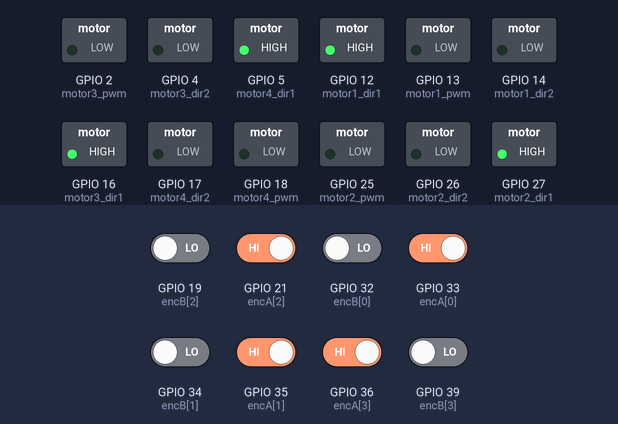
A sketch run on a simulated ESP32. Parts: switched loads named in the sketch (green lamp = pin HIGH). Inputs (shaded band) come from the test bench; at power-on: GPIO 21 (encA[2]), GPIO 33 (encA[0]), GPIO 35 (encA[1]), GPIO 36 (encA[3]) HIGH, GPIO 19 (encB[2]), GPIO 32 (encB[0]), GPIO 34 (encB[1]), GPIO 39 (encB[3]) LOW.

Above: at 1.2 s.
1.3 s: GPIO 21 (encA[2]) driven LOW
At 2.7 s:
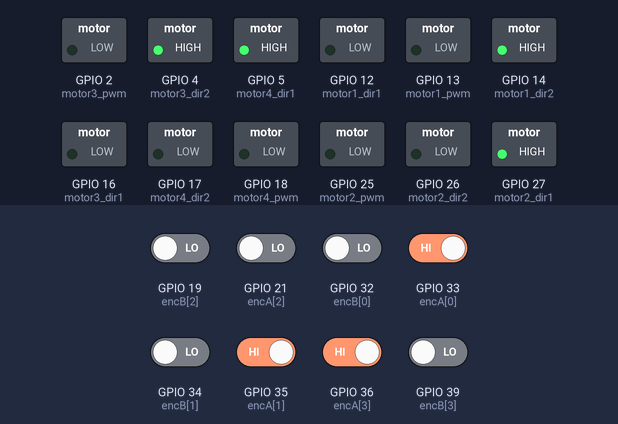
3.0 s: GPIO 33 (encA[0]) driven LOW
At 3.15 s:
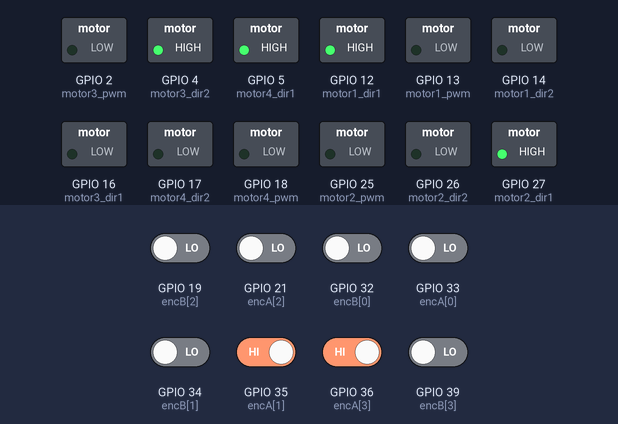
4.7 s: GPIO 35 (encA[1]) driven LOW
At 5.5 s:
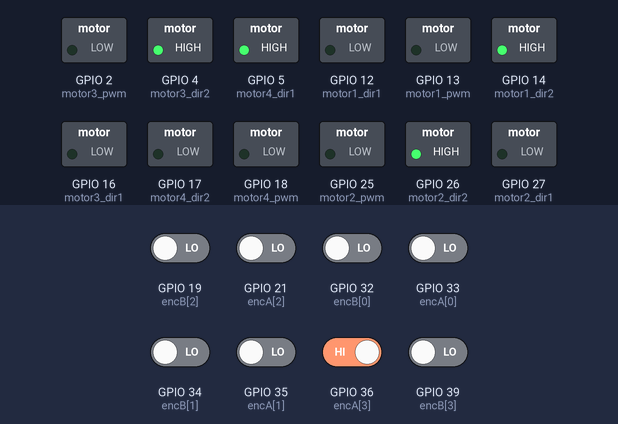
6.4 s: GPIO 36 (encA[3]) driven LOW
At 7.8 s:
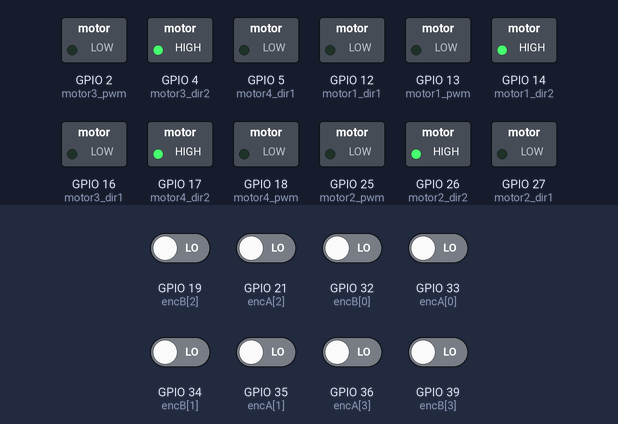
8.1 s: GPIO 21 (encA[2]) driven HIGH
At 9.3 s:
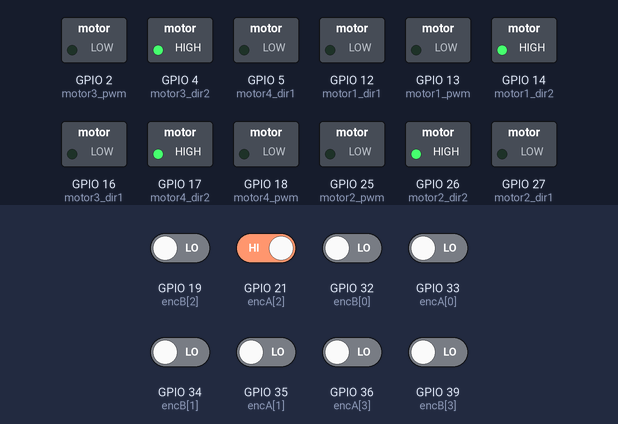
9.7 s: GPIO 33 (encA[0]) driven HIGH
At 21.9 s:
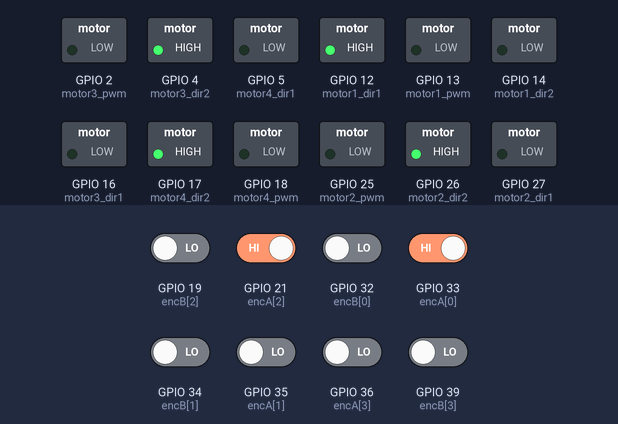
Timing chart, 0 to 24.8 s (numbered marks = the images above; inputs shaded):
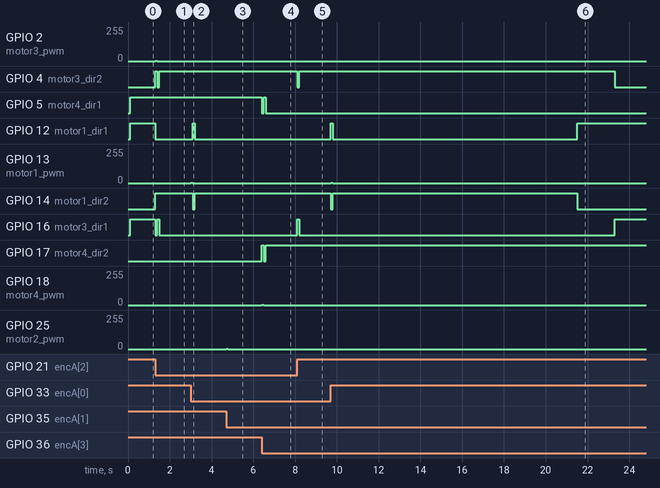

Measured:
- after the input at 1.3 s, GPIO 2 (motor3_pwm): 0/255 → 1/255 at once, → 0/255 0.10 s later; GPIO 4 (motor3_dir2): LOW → HIGH at once, → LOW 0.10 s later, → HIGH 0.10 s later; GPIO 12 (motor1_dir1): HIGH → LOW at once; GPIO 14 (motor1_dir2): LOW → HIGH at once; GPIO 16 (motor3_dir1): HIGH → LOW at once, → HIGH 0.10 s later, → LOW 0.10 s later
- after the input at 3.0 s, GPIO 12 (motor1_dir1): LOW → HIGH after 0.10 s, → LOW 0.10 s later; GPIO 13 (motor1_pwm): 0/255 → 1/255 at once, → 0/255 0.10 s later; GPIO 14 (motor1_dir2): HIGH → LOW after 0.10 s, → HIGH 0.10 s later
- after the input at 4.7 s, GPIO 25 (motor2_pwm): 0/255 → 1/255 at once, → 0/255 0.10 s later; GPIO 26 (motor2_dir2): LOW → HIGH at once, → LOW 0.10 s later, → HIGH 0.10 s later; GPIO 27 (motor2_dir1): HIGH → LOW at once, → HIGH 0.10 s later, → LOW 0.10 s later
- after the input at 6.4 s, GPIO 5 (motor4_dir1): HIGH → LOW at once, → HIGH 0.10 s later, → LOW 0.10 s later; GPIO 17 (motor4_dir2): LOW → HIGH at once, → LOW 0.10 s later, → HIGH 0.10 s later; GPIO 18 (motor4_pwm): 0/255 → 1/255 at once, → 0/255 0.10 s later
- after the input at 8.1 s, GPIO 4 (motor3_dir2): HIGH → LOW at once, → HIGH 0.10 s later; GPIO 16 (motor3_dir1): LOW → HIGH at once, → LOW 0.10 s later
- after the input at 9.7 s, GPIO 4 (motor3_dir2): HIGH → LOW after 13.6 s; GPIO 12 (motor1_dir1): LOW → HIGH at once, → LOW 0.10 s later, → HIGH 11.7 s later; GPIO 13 (motor1_pwm): 0/255 → 1/255 at once, → 0/255 0.10 s later; GPIO 14 (motor1_dir2): HIGH → LOW at once, → HIGH 0.10 s later, → LOW 11.7 s later; GPIO 16 (motor3_dir1): LOW → HIGH after 13.6 s

The sketch:

Campos_potenciales.ino
```cpp
#define NUM_LECTURAS 1799
int motor1_pwm = 13;  // PWM para motor 1
int motor1_dir1 = 12; // Dirección motor 1
int motor1_dir2 = 14; // Dirección motor 1

int motor2_pwm = 25;  // PWM para motor 2
int motor2_dir1 = 27; // Dirección motor 2
int motor2_dir2 = 26; // Dirección motor 2

int motor3_pwm = 2;  // PWM para motor 4
int motor3_dir1 = 16; // Dirección motor 4
int motor3_dir2 = 4; // Dirección motor 4

int motor4_pwm = 18;  // PWM para motor 3
int motor4_dir1 = 5; // Dirección motor 3
int motor4_dir2 = 17; // Dirección motor 3

// Parámetros del robot
const float CPR = 22.0;  // Pulsos por revolución
const float r = 0.04;         // Radio de rueda (m)
const float l = 0.0485; //0.0475 //0.0485
const float b = 0.115; //0.1125 //0.115
const float L = l + b;
const float k = 1;          // Ganancia proporcional

// Estado actual
float x = 0, y = 0, theta = 0;
float Vx = 0;
float Vy = 0;
float Wz = 0;

float w_r[4] = {0, 0, 0, 0};  // Velocidades actuales de ruedas
float w_d[4] = {0, 0, 0, 0};
float rpm[4] = {0, 0, 0, 0};
float pwmL[4] = {0, 0, 0, 0};

// Referencia
float xd = 0.0, yd = 0.0, thetad = 0;

// Variables de tiempo
unsigned long lastTime = 0;
unsigned long startTime;

// ----- PID por rueda -----
float Kp = 1, Ki = 0.3, Kd = 0.05; //1 0.3 0.05

float e[4] = {0, 0, 0, 0};
float e_prev[4] = {0, 0, 0, 0};
float e_int[4] = {0, 0, 0, 0};
float control_signal[4] = {0, 0, 0, 0};

// ----- Campos potenciales -----
float Katrac = 0.5;
float Krep = 0.00097;
float Fatracx, Fatracy;
float Qd = 1;
float Frepx, Frepy=0;
float xs[NUM_LECTURAS], ys[NUM_LECTURAS], dist[NUM_LECTURAS];
int num_lecturas_recibidas = 0;

// ----- Encoder -----
const int encA[4] = {33, 35, 21, 36}; // Pines canal A
const int encB[4] = {32, 34, 19, 39}; // Pines canal B

volatile long encoderCount[4] = {0, 0, 0, 0}; // Conteo total
static long countsPrev[4] = {0, 0, 0, 0};


void IRAM_ATTR encoderISR0() {
  bool A = digitalRead(encA[0]);
  bool B = digitalRead(encB[0]);

  if (A == B)
    encoderCount[0]++;
  else
    encoderCount[0]--;
}
void IRAM_ATTR encoderISR1() {
  bool A = digitalRead(encA[1]);
  bool B = digitalRead(encB[1]);

  if (A == B)
    encoderCount[1]++;
  else
    encoderCount[1]--;
}
void IRAM_ATTR encoderISR2() {
  bool A = digitalRead(encA[2]);
  bool B = digitalRead(encB[2]);

  if (A == B)
    encoderCount[2]++;
  else
    encoderCount[2]--;
}
void IRAM_ATTR encoderISR3() {
  bool A = digitalRead(encA[3]);
  bool B = digitalRead(encB[3]);

  if (A == B)
    encoderCount[3]++;
  else
    encoderCount[3]--;
}

void motorWrite(int motorIndex, float pwmValue) {
  int pwm = constrain(abs(pwmValue), 0, 190);  // Limita PWM entre 0 y 255

  switch (motorIndex) {
    case 0: // Motor 1
      if (pwmValue >= 0) {
        digitalWrite(motor1_dir1, HIGH);
        digitalWrite(motor1_dir2, LOW);
      } else {
        digitalWrite(motor1_dir1, LOW);
        digitalWrite(motor1_dir2, HIGH);
      }
      analogWrite(motor1_pwm, pwm);
      break;

    case 1: // Motor 2
      if (pwmValue >= 0) {
        digitalWrite(motor2_dir1, HIGH);
        digitalWrite(motor2_dir2, LOW);
      } else {
        digitalWrite(motor2_dir1, LOW);
        digitalWrite(motor2_dir2, HIGH);
      }
      analogWrite(motor2_pwm, pwm);
      break;

    case 2: // Motor 3
      if (pwmValue >= 0) {
        digitalWrite(motor3_dir1, HIGH);
        digitalWrite(motor3_dir2, LOW);
      } else {
        digitalWrite(motor3_dir1, LOW);
        digitalWrite(motor3_dir2, HIGH);
      }
      analogWrite(motor3_pwm, pwm);
      break;

    case 3: // Motor 4
      if (pwmValue >= 0) {
        digitalWrite(motor4_dir1, HIGH);
        digitalWrite(motor4_dir2, LOW);
      } else {
        digitalWrite(motor4_dir1, LOW);
        digitalWrite(motor4_dir2, HIGH);
      }
      analogWrite(motor4_pwm, pwm);
      break;
  }
}

void C_atractivo(){
  float d = sqrt(pow((x - xd), 2) + pow((y - yd), 2));
  if(d<Qd){
    Fatracx = -Katrac * (x - xd);
    Fatracy = -Katrac * (y - yd);
  }else{
    Fatracx = (Qd *(-Katrac) * (x - xd))/d;
    Fatracy = (Qd *(-Katrac) * (y - yd))/d;
  }
}


void recibirDatosSerial() {
  static String inputString = "";
  static bool receiving = false;

  while (Serial.available()) {
    char inChar = (char)Serial.read();

    if (inChar == '<') {
      inputString = "";
      receiving = true;
    } else if (inChar == '>' && receiving) {
      receiving = false;

      // Separar los 5 valores esperados
      int indices[4];
      int start = 0;
      for (int i = 0; i < 4; i++) {
        indices[i] = inputString.indexOf(',', start);
        if (indices[i] == -1) return;
        start = indices[i] + 1;
      }

      // Extraer los valores
      Frepx   = inputString.substring(0, indices[0]).toFloat();
      Frepy   = inputString.substring(indices[0] + 1, indices[1]).toFloat();
      xd      = inputString.substring(indices[1] + 1, indices[2]).toFloat();
      yd      = inputString.substring(indices[2] + 1, indices[3]).toFloat();
      thetad  = inputString.substring(indices[3] + 1).toFloat();
    } else if (receiving) {
      inputString += inChar;
    }
  }
}


void setup() {
  Serial.begin(250000);
  lastTime = millis();
  startTime = millis();

  pinMode(motor1_pwm, OUTPUT);
  pinMode(motor1_dir1, OUTPUT);
  pinMode(motor1_dir2, OUTPUT);

  pinMode(motor2_pwm, OUTPUT);
  pinMode(motor2_dir1, OUTPUT);
  pinMode(motor2_dir2, OUTPUT);

  pinMode(motor3_pwm, OUTPUT);
  pinMode(motor3_dir1, OUTPUT);
  pinMode(motor3_dir2, OUTPUT);

  pinMode(motor4_pwm, OUTPUT);
  pinMode(motor4_dir1, OUTPUT);
  pinMode(motor4_dir2, OUTPUT);

  for (int i = 0; i < 4; i++) {
    pinMode(encA[i], INPUT);
    pinMode(encB[i], INPUT);
  }
  attachInterrupt(digitalPinToInterrupt(encA[0]), encoderISR0, CHANGE);
  attachInterrupt(digitalPinToInterrupt(encA[1]), encoderISR1, CHANGE);
  attachInterrupt(digitalPinToInterrupt(encA[2]), encoderISR2, CHANGE);
  attachInterrupt(digitalPinToInterrupt(encA[3]), encoderISR3, CHANGE);
}


void loop() {

  unsigned long currentTime = millis();
  float dt = currentTime - lastTime;
  recibirDatosSerial();
  if (dt >= 100) {

    for (int i = 0; i < 4; i++) {
      long deltaCounts = encoderCount[i];
      rpm[i] = (10.0 * deltaCounts * 60.0) / (CPR * 90);
      w_r[i] = ((rpm[i]*2*PI)/60);
      encoderCount[i] = 0;
      //Serial.print("x: ");
      //Serial.print(x, 2);
      //Serial.print(" | y: ");
      //Serial.print(y, 2);
      //Serial.print(" | Angulo: ");
      //Serial.print(theta, 2);
      //Serial.print(" | Motor: ");
      //Serial.print(i);
      //Serial.print(" | RPM: ");
      //Serial.print(rpm[i], 2);
      //Serial.print(" | RPM_D: ");
      //Serial.print(pwmL[i]);
      //Serial.print(" | w: ");
      //Serial.println(w_r[i]);
    }
    Vx = ((r / 4.0) * (w_r[0] + w_r[1] + w_r[2] + w_r[3]));
    Vy = ((r / 4.0) * (-w_r[0] + w_r[1] + w_r[2] - w_r[3]));
    Wz = ((r / (4.0 * L)) * (-w_r[0] + w_r[1] - w_r[2] + w_r[3]));


    // Odometría
    theta += Wz * (dt/1000);
    x += (Vx * cos(theta) - Vy * sin(theta)) * (dt/1000);
    y += (Vx * sin(theta) + Vy * cos(theta)) * (dt/1000);

    // Control cinemático
    //float ex = xd - x;
    //float ey = yd - y;
    float et = thetad - theta;

    //float ux = k * ex;
    //float uy = k * ey;
    float uth = k * et;

    C_atractivo();

    float ux = Fatracx + Frepx;
    float uy = Fatracy + Frepy;

    float Vf = ux * cos(theta) + uy * sin(theta);   // forward
    float Vl = -ux * sin(theta) + uy * cos(theta);  // lateral
    float W = uth;

    // Cinemática inversa
    float w1_d = (1.0/r) * (Vf - Vl - L*W);
    float w2_d = (1.0/r) * (Vf + Vl + L*W);
    float w3_d = (1.0/r) * (Vf + Vl - L*W);
    float w4_d = (1.0/r) * (Vf - Vl + L*W);

    float w_d[4] = {w1_d, w2_d, w3_d, w4_d};
    for (int i = 0; i < 4; i++) {
      e[i] = w_d[i] - w_r[i];                    // Error actual
      e_int[i] += e[i] * (dt/1000);                     // Integral
      e_int[i] = constrain(e_int[i], -100, 100);
      float e_der = (e[i] - e_prev[i]) / (dt/1000);     // Derivada

      control_signal[i] = Kp * e[i] + Ki * e_int[i] + Kd * e_der;
      e_prev[i] = e[i];

      pwmL[i] = ((control_signal[i]*60)/(2*PI));
      motorWrite(i, ((pwmL[i]*255)/110));
    }

    lastTime = currentTime;
  }

}
```
